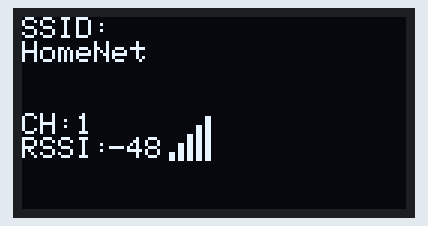
This program was run on a simulated ESP8266 (Wemos D1 mini). On the bench: 128×64 one-colour display. The display library's start-up logo is not drawn; a WiFi scan finds three made-up networks; what the program prints to the serial monitor is not drawn.

Above: at 2.1 s.
At 5.7 s:
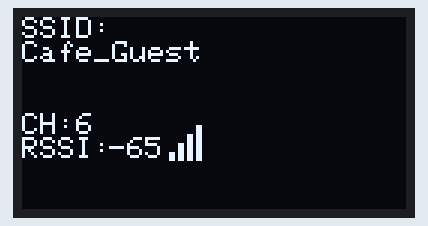
At 9.2 s:
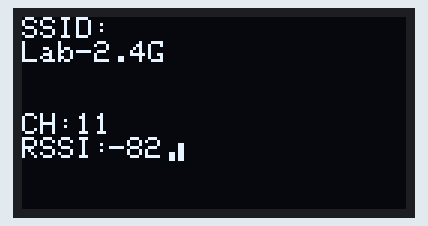

The program:

main.cpp
```cpp
#include "Adafruit_SSD1306.h"
#include <ESP8266WiFi.h>
#include <helpers.hpp>

// 64 x 48
#define OLED_RESET 0 // GPIO0
Adafruit_SSD1306 display(OLED_RESET);

void setup()
{
    Serial.begin(115200);

    display.begin(SSD1306_SWITCHCAPVCC, 0x3C); // Initialize with the I2C addr 0x3C (for the 64x48)
    display.display();
}

void loop()
{
    byte available_networks = WiFi.scanNetworks();
    if (available_networks > 0)
    {
        for (int network = 0; network < available_networks; network++)
        {
            display.clearDisplay();
            display.setTextSize(1);
            display.setTextColor(WHITE);

            String ssid = WiFi.SSID(network);
            long rssi = WiFi.RSSI(network);
            int bars = getBarsSignal(rssi);
            Serial.print("RSSI:");
            Serial.println(rssi);

            // Display network name, signal Strength and battery level
            display.setCursor(0, 0);
            display.print("SSID: ");
            display.setCursor(0, 8);
            display.println(ssid);
            display.setCursor(0, 32);
            display.print("CH: ");
            display.setCursor(18, 32);
            display.println(WiFi.channel(network));
            display.setCursor(0, 40);
            display.print("RSSI: ");
            display.setCursor(29, 40);
            display.print(rssi);

            const int16_t bar_width = 2;
            const int16_t scaling_factor = 3;
            const int16_t top_left_x_coord = 46;
            const int16_t top_left_y_coord = 48;

            // Display signal quality bars
            for (int b = 0; b <= bars; b++)
            {
                display.fillRect(top_left_x_coord + (b*scaling_factor), top_left_y_coord - (b*scaling_factor), bar_width , b*scaling_factor , WHITE);
            }

            display.display();

            delay(1500);

            // Update available networks again to show latest RSSI
            available_networks = WiFi.scanNetworks();
        }


    }
}
```

helpers.hpp
```cpp
#pragma once

int getBarsSignal(long rssi)
{
    int bars = 0;

    if (rssi >= -55)
        return 5;

    if (rssi >= -65)
        return 4;

    if (rssi >= -75)
        return 3;

    if (rssi >= -85)
        return 2;

    if (rssi >= -96)
        return 1;

    return bars;
}
```

Measured:
- by itself, everything shown: repeats every 12.6 s, in 3 steps
- what the display in image 0 shows lasts 3.5 s, from 2.1 s to 5.6 s
- what the display in image 2 shows lasts 5.6 s, from 9.1 s to 14.7 s
